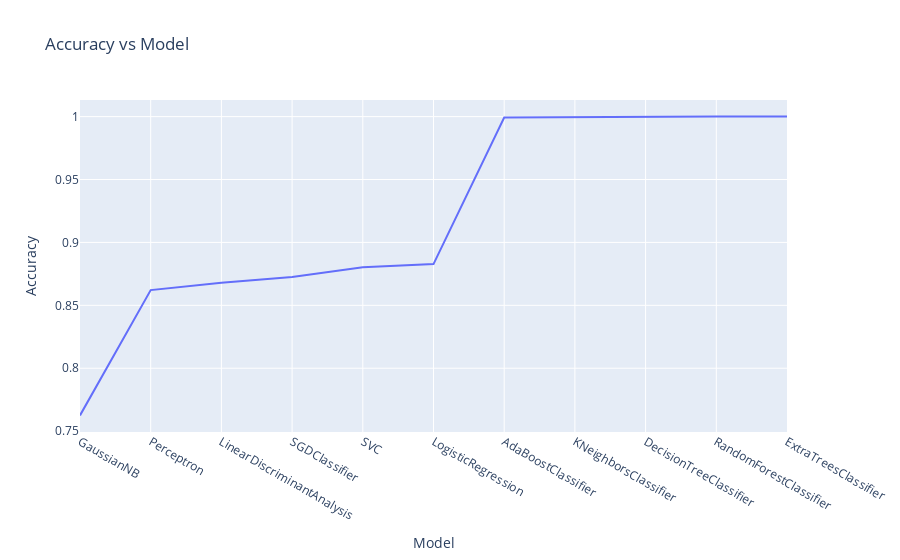

Notebook source saved alongside this figure:
### Markdown cell above
### Model with the closest accuracy are ExtraTreesClassifier, RandonForest Classifier, DecisionTreeClassifier, KNeighborsClassifier, and AdaBoostClassifier.

### Code cell
import plotly.express as px

data_df.sort_values(by = 'Accuracy', ascending =True, inplace =True)
fig = px.line(data_df, x = data_df.Model, y = data_df.Accuracy, title = 'Accuracy vs Model', )
fig.show()

### Figure 1 — Plotly figure (JSON) as saved in the notebook; plotly's stock layout.template omitted (floating-point values rounded to 4 significant figures)
{"data": [{"hovertemplate": "Model=%{x}<br>Accuracy=%{y}<extra></extra>", "legendgroup": "", "line": {"color": "#636efa", "dash": "solid"}, "marker": {"symbol": "circle"}, "mode": "lines", "name": "", "orientation": "v", "showlegend": false, "type": "scatter", "x": ["GaussianNB", "Perceptron", "LinearDiscriminantAnalysis", "SGDClassifier", "SVC", "LogisticRegression", "AdaBoostClassifier", "KNeighborsClassifier", "DecisionTreeClassifier", "RandomForestClassifier", "ExtraTreesClassifier"], "xaxis": "x", "y": [0.7625, 0.8621, 0.868, 0.8726, 0.8802, 0.8828, 0.9993, 0.9996, 0.9999, 1, 1], "yaxis": "y"}], "layout": {"legend": {"tracegroupgap": 0}, "title": {"text": "Accuracy vs Model"}, "xaxis": {"anchor": "y", "domain": [0, 1], "title": {"text": "Model"}}, "yaxis": {"anchor": "x", "domain": [0, 1], "title": {"text": "Accuracy"}}}}
